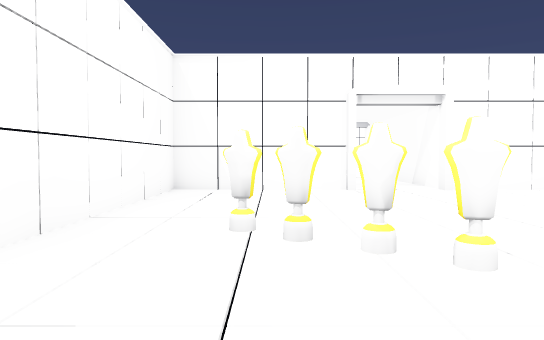
view 1 (above)

13 first-person views from a walk through a 3-D level made in the Unity game engine. The camera is 1.5 m above the floor, tilts 2° down and sees 70° across. The floor is counted in squares, 2 m on a side. Each view is taken from the middle of a square. On the plan, view 1 faces up. The plan holds only what a view shows up to about 12 squares ahead; the rest is blank. The player character is not drawn. Some animated figures are left out. Door leaves are left out, so doorways stand open. Some surface patterns are stand-ins.

view 2
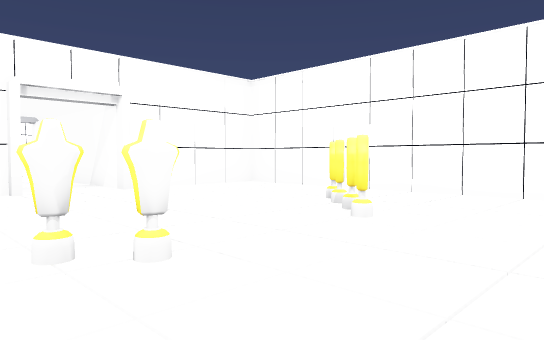

view 3
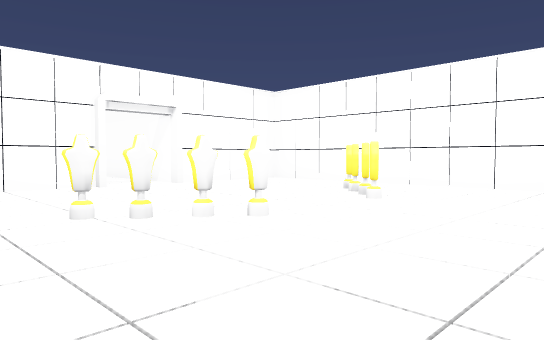

view 4
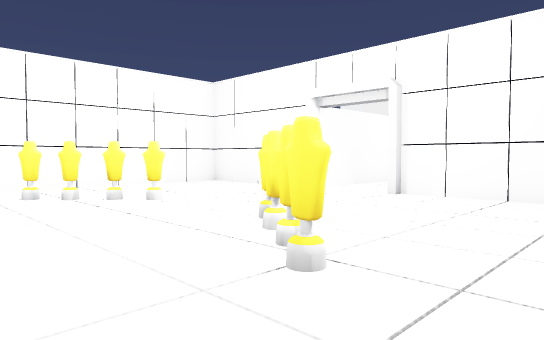

view 5
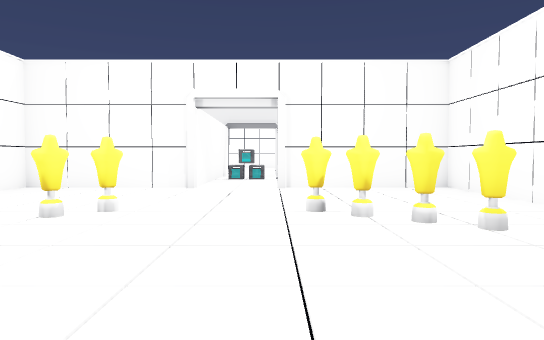

view 6
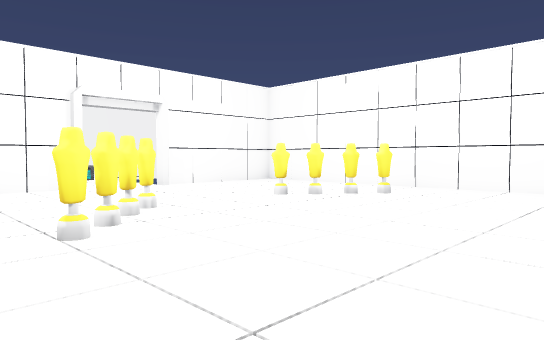

view 7
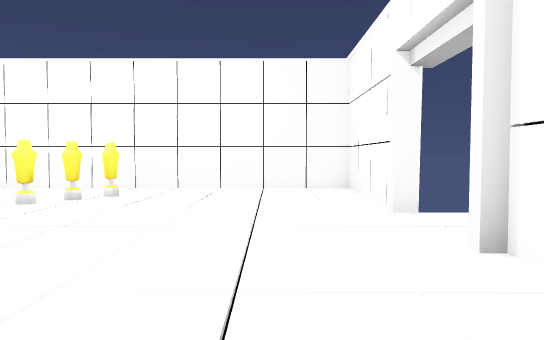

view 8
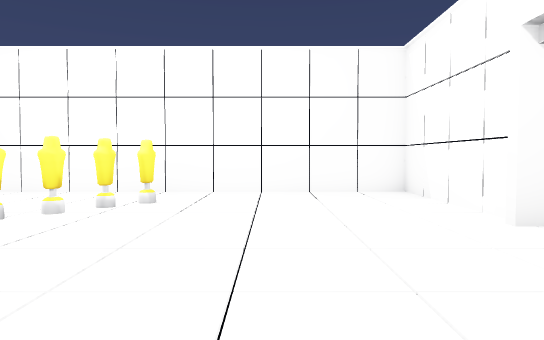

view 9
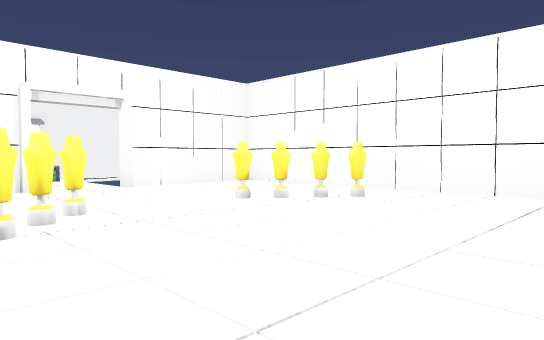

view 10
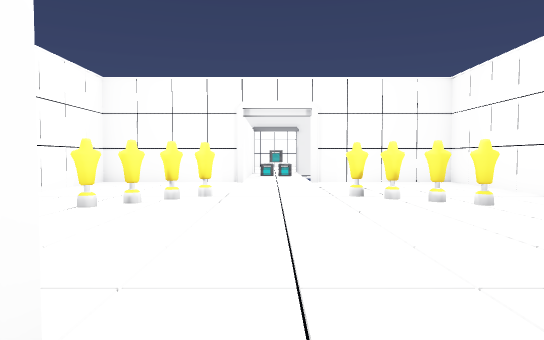

view 11
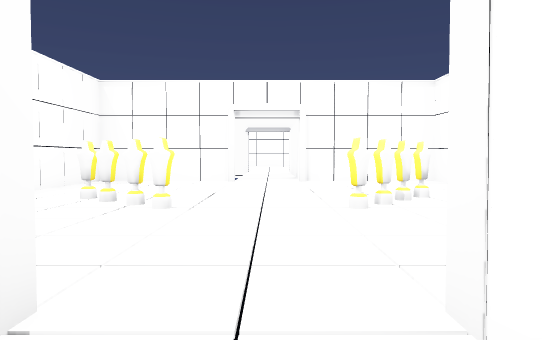

view 12
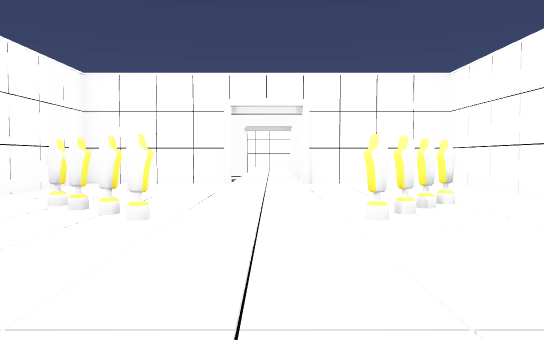

view 13
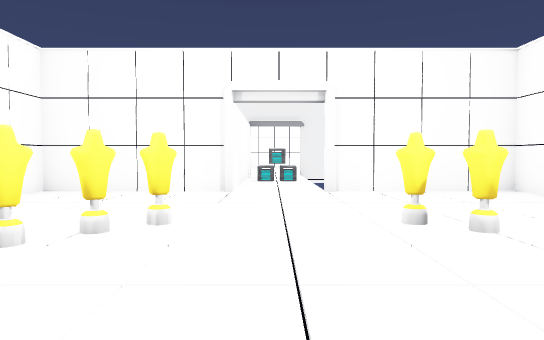

### Floor plan
Points are (right, up) in squares from view 1. A wall is a line through its corners. A room is listed if a view was taken in it or the views show most of it. See-through windows are left out.
Room 1 (views 1, 2, 3, 4, 5, 6, 7, 8, 9, 13)
walls: (1.7, 8.8) (-2.2, 8.8) (-2.2, -1.4) (1.8, -1.4); (3.8, -1.4) (7.9, -1.4) (7.9, 8.8) (4, 8.8)
low walls: (3.9, 8.8) (2.6, 8.8)
ways out: open door at (2.5, 9) to room 2; open door at (2.5, -1) to room 3
objects: other object (0, 4); other object (1, 3); other object (4, 3); other object (5, 3); other object (5, 4); other object (6, 4)
Room 2 (view 10)
walls: (3.8, 8.5) (3.8, 11.9)
ways out: open door at (2.5, 9) to room 1
Room 3 (views 11, 12)
walls: (3.8, -5) (3.8, -1.4)
ways out: open door at (2.5, -1) to room 1
objects: box (3, -5)

Positions as (right, up) in squares from view 1, and headings:
1: (0, 0), facing up
2: (0, 0), facing up-right
3: (-2, -1), facing up-right
4: (-2, 6), facing down-right
5: (2, 8), facing down
6: (7, 8), facing down-left
7: (7, 7), facing left
8: (6, 6), facing left
9: (6, 8), facing down-left
10: (3, 10), facing down
11: (3, -3), facing up
12: (3, -2), facing up
13: (3, 7), facing down
